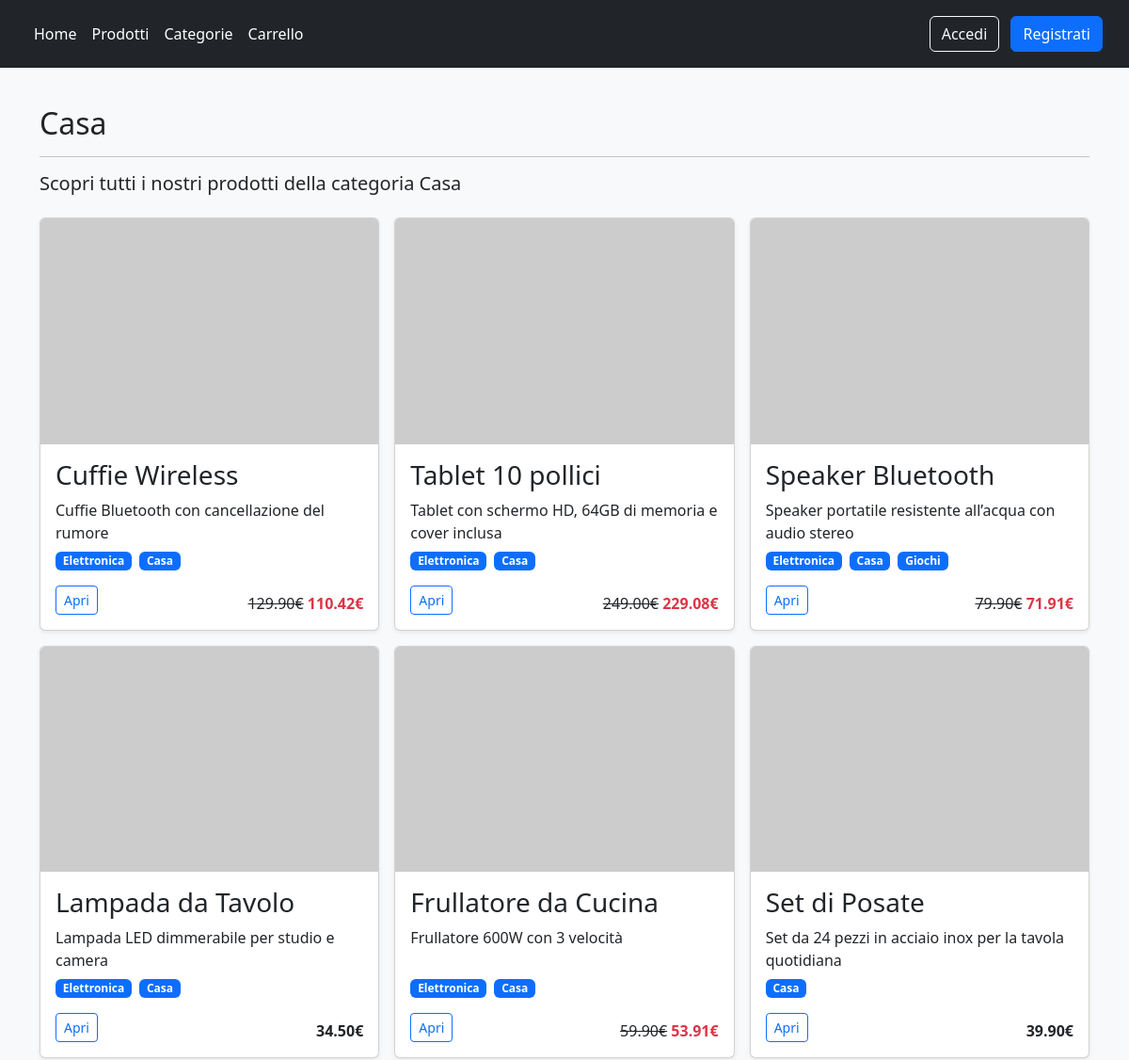
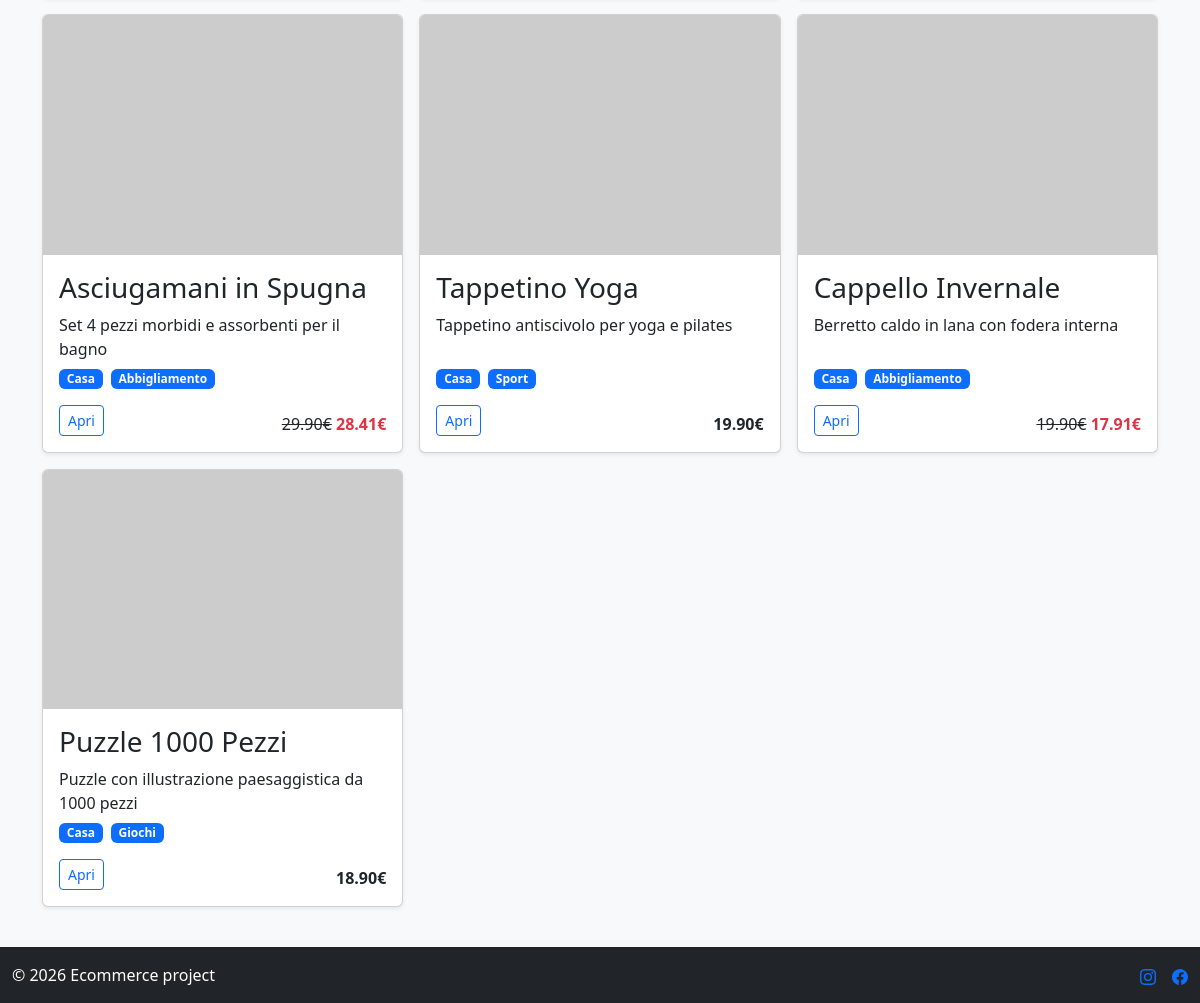
/products/tags/casa/, run on the app's committed database (2 pictures, top to bottom).
### products/models.py (models this page shows, shortened)
class Tag(models.Model):
    name = models.CharField(max_length=50, blank=False, null=False)
    slug = models.SlugField(blank=True, unique=True)

class Product(models.Model):
    name = models.CharField(max_length=50, blank=False, null=False)
    description = models.CharField(max_length=255, blank = True)
    price = models.DecimalField(max_digits=10, decimal_places=2, validators=[MinValueValidator(0)])
    stock = models.IntegerField(validators=[MinValueValidator(0)])
    discount = models.DecimalField(max_digits=5, decimal_places=2, default=0, validators=[MaxValueValidator(100), MinValueValidator(0)])
    categories = models.ManyToManyField(Tag)
    slug = models.SlugField(blank=True, unique=True)
    def final_price(self):
        return self.price * (1 - self.discount/100)

### products/views.py (the view)
# urls.py: path("tags/<slug:slug>/", TagDetailView.as_view(), name="tag_detail")
class TagDetailView(DetailView):
    model = Tag
    template_name = "products/tag_detail.html"
    context_object_name = "category"

### templates/products/tag_detail.html (shortened to what this page needs)
{% extends 'base.html' %}
{% block content %}
<div class="album py-3">
    <div class="container">
        <div class="d-flex gap-2 align-items-center">
            <h2 class="m-0">{{ category.name }}</h2>
        </div>
        <hr>
        <h5 class="mb-4">Scopri tutti i nostri prodotti  della categoria {{ category.name }}</h5>
        <div class="row row-cols-1 row-cols-sm-2 row-cols-md-2 row-cols-lg-3 g-3">
            {% for product in category.product_set.all %}
                <div class = "col">
                {% include "includes/product_card.html" %}
                </div>
            {% empty %}
            <div class="alert alert-info text-center shadow-sm w-100">
                Nessun Risultato!
            </div>
            {% endfor %}
        </div>
    </div>
</div>
{% endblock %}

### templates/includes/product_card.html (shortened to what this page needs)
<div class="card shadow-sm h-100">
    <img src="https://placehold.co/600x400?text=." class="card-img-top">
    <div class="card-body d-flex flex-column">
        <h3>{{ product.name }}</h3>
        <p class="mb-0">{{ product.description }}</p>
        <div class="mt-auto">
            <div class="d-flex mb-3 mt-2 gap-2 flex-wrap">
                {% for category in product.categories.all %}
                    <a href="{% url "tag_detail" category.slug %}" class="badge text-bg-primary text-decoration-none">
                        {{ category.name }}
                    </a>
                {% endfor %}
            </div>
            <div class="d-flex justify-content-between align-items-center flex-wrap">
                <div class="btn-group">
                    <a href="{% url "product_detail" product.pk product.slug  %}" class="btn btn-sm btn-outline-primary">Apri</a>
                </div>
                {% if product.discount and  product.stock %}
                <p class="mb-0 mt-auto">
                    <s>{{ product.price }}€</s>
                    <strong class="text-danger">
                        {{ product.final_price|floatformat:2 }}€
                    </strong>
                </p>
                {% elif not product.discount and product.stock %}
                <strong class="mb-0 mt-auto">{{ product.price }}€</strong>
                {% else %}
                <span class="badge text-bg-danger">Esaurito</span>
                {% endif %}
            </div>
        </div>
    </div>
</div>

### data on the page
Tag: name "Casa"
Product: name "Cuffie Wireless", description "Cuffie Bluetooth con cancellazione del rumore", price "129.90", final_price "110.42"
Tag: name "Elettronica"
Product: name "Tablet 10 pollici", description "Tablet con schermo HD, 64GB di memoria e cover inclusa", price "249.00", final_price "229.08"
Product: name "Speaker Bluetooth", description "Speaker portatile resistente all’acqua con audio stereo", price "79.90", final_price "71.91"
Tag: name "Giochi"
Product: name "Lampada da Tavolo", description "Lampada LED dimmerabile per studio e camera", price "34.50"
Product: name "Frullatore da Cucina", description "Frullatore 600W con 3 velocità", price "59.90", final_price "53.91"
Product: name "Set di Posate", description "Set da 24 pezzi in acciaio inox per la tavola quotidiana", price "39.90"
Product: name "Asciugamani in Spugna", description "Set 4 pezzi morbidi e assorbenti per il bagno", price "29.90", final_price "28.41"
Tag: name "Abbigliamento"
Product: name "Tappetino Yoga", description "Tappetino antiscivolo per yoga e pilates", price "19.90"
Tag: name "Sport"
Product: name "Cappello Invernale", description "Berretto caldo in lana con fodera interna", price "19.90", final_price "17.91"
Product: name "Puzzle 1000 Pezzi", description "Puzzle con illustrazione paesaggistica da 1000 pezzi", price "18.90"
